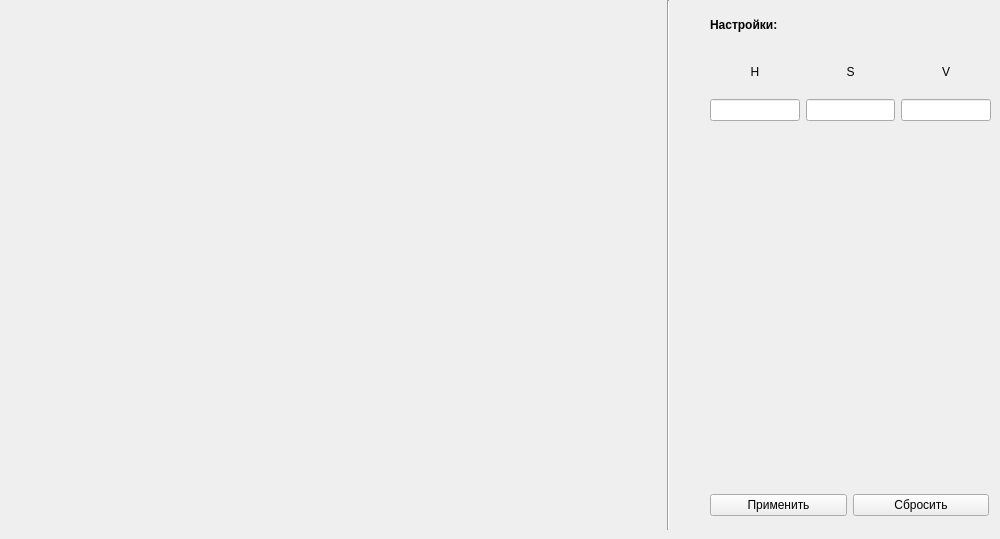
      <widget class="QWidget" name="tab_5">
       <attribute name="title">
        <string>HSV</string>
       </attribute>
       <widget class="QWidget" name="verticalLayoutWidget_2">
        <property name="geometry">
         <rect>
          <x>710</x>
          <y>50</y>
          <width>281</width>
          <height>71</height>
         </rect>
        </property>
        <layout class="QVBoxLayout" name="verticalLayout_2">
         <item>
          <layout class="QHBoxLayout" name="horizontalLayout_4">
           <item>
            <widget class="QLabel" name="label_5">
             <property name="text">
              <string>H</string>
             </property>
             <property name="alignment">
              <set>Qt::AlignCenter</set>
             </property>
            </widget>
           </item>
           <item>
            <widget class="QLabel" name="label_6">
             <property name="text">
              <string>S</string>
             </property>
             <property name="alignment">
              <set>Qt::AlignCenter</set>
             </property>
            </widget>
           </item>
           <item>
            <widget class="QLabel" name="label_7">
             <property name="text">
              <string>V</string>
             </property>
             <property name="alignment">
              <set>Qt::AlignCenter</set>
             </property>
            </widget>
           </item>
          </layout>
         </item>
         <item>
          <layout class="QHBoxLayout" name="horizontalLayout_7">
           <item>
            <widget class="QLineEdit" name="lineEdit_2"/>
           </item>
           <item>
            <widget class="QLineEdit" name="lineEdit_3"/>
           </item>
           <item>
            <widget class="QLineEdit" name="lineEdit_4"/>
           </item>
          </layout>
         </item>
        </layout>
       </widget>
       <widget class="QWidget" name="horizontalLayoutWidget_4">
        <property name="geometry">
         <rect>
          <x>710</x>
          <y>490</y>
          <width>279</width>
          <height>30</height>
         </rect>
        </property>
        <layout class="QHBoxLayout" name="horizontalLayout_6">
         <item>
          <widget class="QPushButton" name="pushButton_3">
           <property name="text">
            <string>Применить</string>
           </property>
          </widget>
         </item>
         <item>
          <widget class="QPushButton" name="pushButton_4">
           <property name="text">
            <string>Сбросить</string>
           </property>
          </widget>
         </item>
        </layout>
       </widget>
       <widget class="Line" name="line_2">
        <property name="geometry">
         <rect>
          <x>660</x>
          <y>0</y>
          <width>16</width>
          <height>530</height>
         </rect>
        </property>
        <property name="orientation">
         <enum>Qt::Vertical</enum>
        </property>
       </widget>
       <widget class="QLabel" name="label_4">
        <property name="geometry">
         <rect>
          <x>710</x>
          <y>10</y>
          <width>279</width>
          <height>29</height>
         </rect>
        </property>
        <property name="font">
         <font>
          <weight>75</weight>
          <bold>true</bold>
         </font>
        </property>
        <property name="text">
         <string>Настройки:</string>
        </property>
       </widget>
       <widget class="QWidget" name="horizontalLayoutWidget_2">
        <property name="geometry">
         <rect>
          <x>10</x>
          <y>10</y>
          <width>640</width>
          <height>510</height>
         </rect>
        </property>
        <layout class="QHBoxLayout" name="horizontalLayout_5"/>
       </widget>
      </widget>
